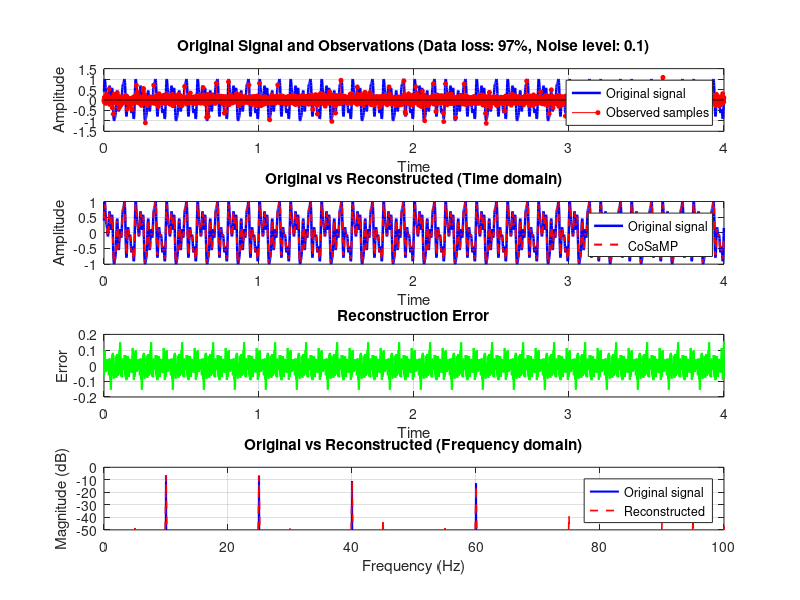

Recreate this plot in MATLAB.
%% CoSaMP_example
clear; clc; close all;
rng(42);

%% Parameters
N = 4000;              % signal length
Fs = 1000;             % sampling frequency
T = N/Fs;              % signal duration
t = (0:N-1)/Fs;        % time vector

sparsity_level = 8;    % target sparsity
loss_percentage = 0.97;% data loss ratio
noise_level = 0.1;     % noise level

%% Signal Generation
freqs = [10, 25, 40, 60];
amps  = [1.0, 0.8, 0.6, 0.4];
x_original = zeros(1, N);
for i = 1:length(freqs)
    x_original = x_original + amps(i)*sin(2*pi*freqs(i)*t);
    if mod(i,2)==0
        x_original = x_original + 0.7*amps(i)*cos(2*pi*freqs(i)*t);
    end
end
x_original = x_original / max(abs(x_original));
x_original = x_original(:);

%% Data Loss and Noise
mask       = rand(N,1) > loss_percentage;
x_observed = x_original .* mask + noise_level*randn(N,1);

%% Construct Observation System
obs_idx = find(mask);
M       = length(obs_idx);
y       = x_observed(obs_idx);
A = zeros(M, N);
for i = 1:M
    A(i, obs_idx(i)) = 1;
end

%% Construct DFT Sparse Basis and Sensing Matrix
Psi = dftmtx(N) / sqrt(N);
for i = 1:N
    Psi(:,i) = Psi(:,i) / norm(Psi(:,i));
end
Phi = A * Psi;

%% CoSaMP
max_iter    = 10;
K           = sparsity_level;
residual    = y;
theta_hat   = zeros(N,1);
support_set = [];
res_history = zeros(max_iter,1);

for iter = 1:max_iter
    % 1. Residual correlations
    correlations = abs(Phi' * residual);
    % 2. Select 2K atoms
    [~, idx]      = sort(correlations,'descend');
    candidate_set = idx(1:min(2*K, length(idx)));
    % 3. Merge support set
    merged_set    = union(support_set, candidate_set);
    % 4. Least squares estimation
    Phi_sub = Phi(:, merged_set);
    x_ls    = Phi_sub \ y;
    % 5. Keep K largest coefficients
    [~, sidx]   = sort(abs(x_ls),'descend');
    support_set = merged_set(sidx(1:min(K, length(x_ls))));
    % 6. Update sparse coefficients
    theta_hat(support_set) = Phi(:, support_set) \ y;
    % 7. Update residual
    residual = y - Phi(:, support_set) * theta_hat(support_set);
    res_history(iter) = norm(residual);
    if res_history(iter) < 1e-6
        break;
    end
end

%% Reconstruct Signal
x_reconstructed = Psi * theta_hat;
x_final         = real(x_reconstructed);
x_final = medfilt1(x_final, 7);

%% Result Visualization
figure('Position',[100,100,900,800],'Name','CoSaMP Reconstruction Results');

% Time domain
subplot(4,1,1);
plot(t, x_original,'b','LineWidth',1.8); hold on;
stem(t, x_observed, 'r','Marker','o','MarkerSize',3,'MarkerFaceColor','r');
title(['Original Signal and Observations (Data loss: ',num2str(loss_percentage*100),'%, Noise level: ',num2str(noise_level),')']);
legend('Original signal','Observed samples'); xlabel('Time'); ylabel('Amplitude');
xlim([0,T]); grid on;

subplot(4,1,2);
plot(t, x_original,'b','LineWidth',1.8); hold on;
plot(t, x_final,'r--','LineWidth',1.5);
title('Original vs Reconstructed (Time domain)');
legend('Original signal','CoSaMP'); xlabel('Time'); ylabel('Amplitude');
xlim([0,T]); grid on;

% Reconstruction error
subplot(4,1,3);
error_signal = x_original - x_final;
plot(t, error_signal,'g','LineWidth',1.5);
title('Reconstruction Error'); xlabel('Time'); ylabel('Error');
xlim([0,T]); grid on;

% Frequency domain
subplot(4,1,4);
halfN = floor(N/2) + 1;
freq  = linspace(0, Fs/2, halfN);
Y_o   = fft(x_original);
P_o   = abs(Y_o(1:halfN)/N);
P_o(2:end-1) = 2*P_o(2:end-1);
Y_r   = fft(x_final);
P_r   = abs(Y_r(1:halfN)/N);
P_r(2:end-1) = 2*P_r(2:end-1);
P_o_db = 20*log10(P_o + eps);
P_r_db = 20*log10(P_r + eps);
plot(freq, P_o_db,'b','LineWidth',1.5); hold on;
plot(freq, P_r_db,'r--','LineWidth',1.2);
title('Original vs Reconstructed (Frequency domain)');
xlabel('Frequency (Hz)'); ylabel('Magnitude (dB)');
legend('Original signal','Reconstructed'); xlim([0,100]); grid on;
ylim([-50, 0]);

%% Performance Metrics
error_final     = x_original - x_final;
rel_error_final = norm(error_final)/norm(x_original);

fprintf('===== CoSaMP Reconstruction Result Statistics =====\n');
fprintf('Signal length: %d\n', N);
fprintf('Sampling frequency: %d Hz\n', Fs);
fprintf('Data loss percentage: %.1f%%\n', loss_percentage*100);
fprintf('Number of observations: %d (%.1f%%)\n', M, (M/N)*100);
fprintf('Sparse basis: DFT\n');
fprintf('Target sparsity: %d\n', sparsity_level);
fprintf('CoSaMP iterations: %d\n', iter);
fprintf('Relative reconstruction error: %.4f\n', rel_error_final);